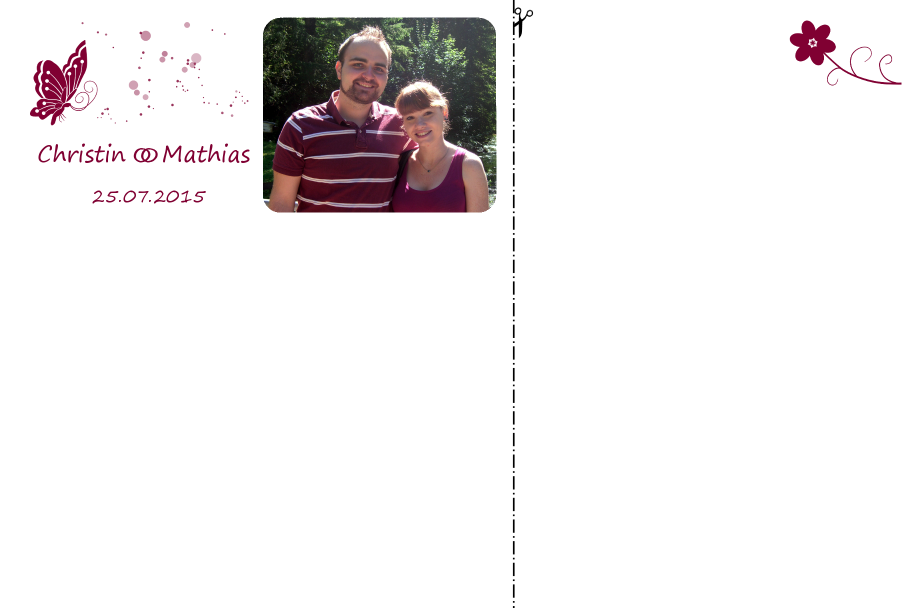
#> input picture PiImage/layout/layout1.png, 1807 x 1216 px (shown at 1/2 size); the run also reads 1 picture not shown here
$ python pillow_test.py
#> lines starting #> are read from the running program, lines starting #| are printed output that depends on the picture; pictures that were not available may be replaced by others from this repository, and a replacement may not be noted
#!/usr/bin/env python

from PIL import Image, ImageOps

# Load picture and layout
empty = Image.open('./layout/empty.png') # size 1748px * 1181px, 300dpi
layout = Image.open('./layout/layout1.png')
#> layout is the input picture: PIL image 1807x1216 RGBA; mean R, G, B, A 94.1, 91.1, 91.6, 109.2
pic_raw = Image.open('test.JPG')
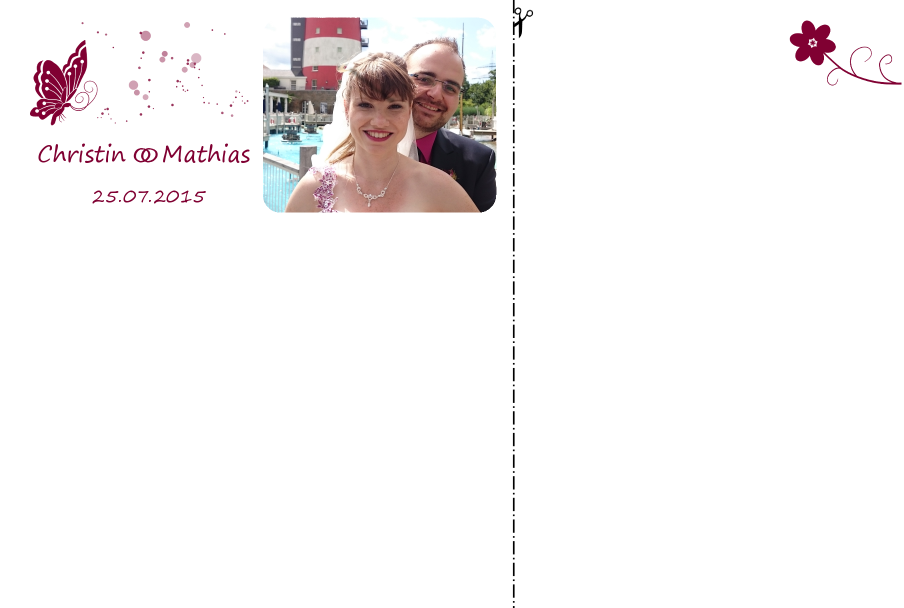
#> input picture PiImage/layout/layout2.png, 1807 x 1216 px, given in place of test.JPG, which was not available (shown at 1/2 size)
#> pic_raw is the input picture: PIL image 1807x1216 RGBA; mean R, G, B, A 100.5, 97.8, 98, 109.2
pic = pic_raw.resize((924,693),resample=0)
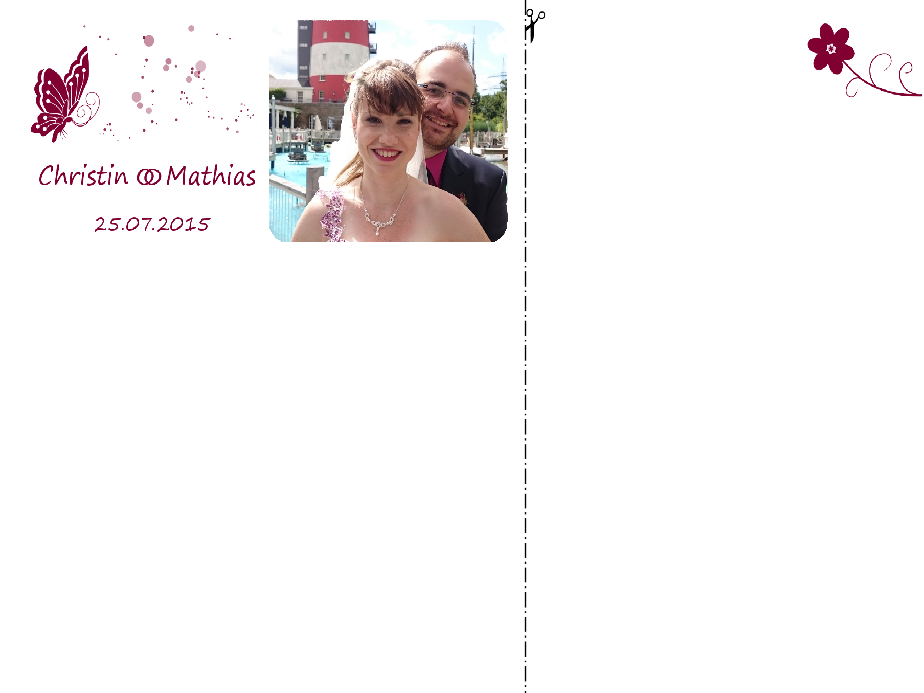
#> pic: PIL image 924x693 RGBA; mean R, G, B, A 100.7, 98, 98.2, 109.3; transparent parts drawn white

# Paste together
empty.paste(pic, (35, 460), mask=None)
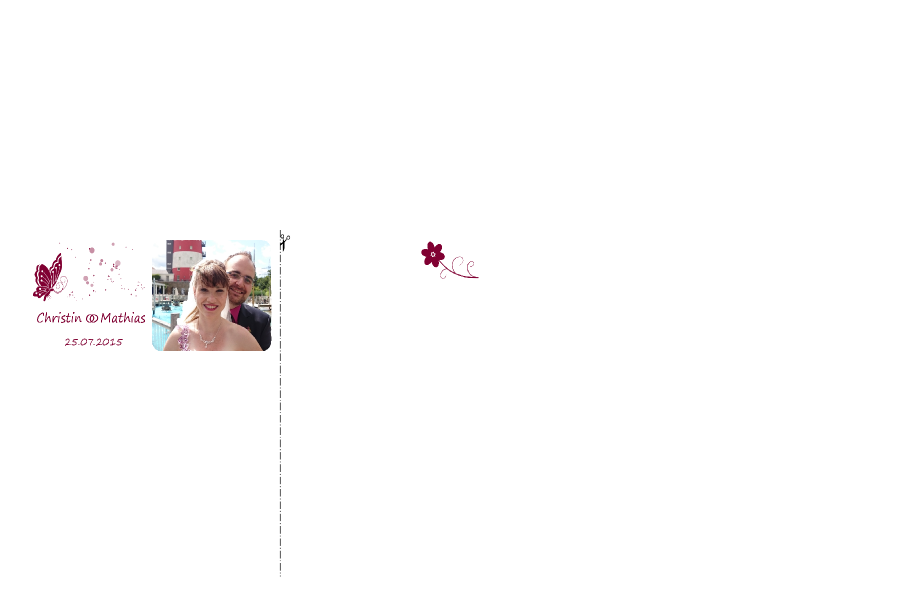
#> empty: PIL image 1807x1216 RGBA (shown at 1/2 size); mean R, G, B, A 29.4, 28.6, 28.6, 31.9; transparent parts drawn white
empty.paste(pic.rotate(90, resample=0, expand=0), (1027,129), mask=None)
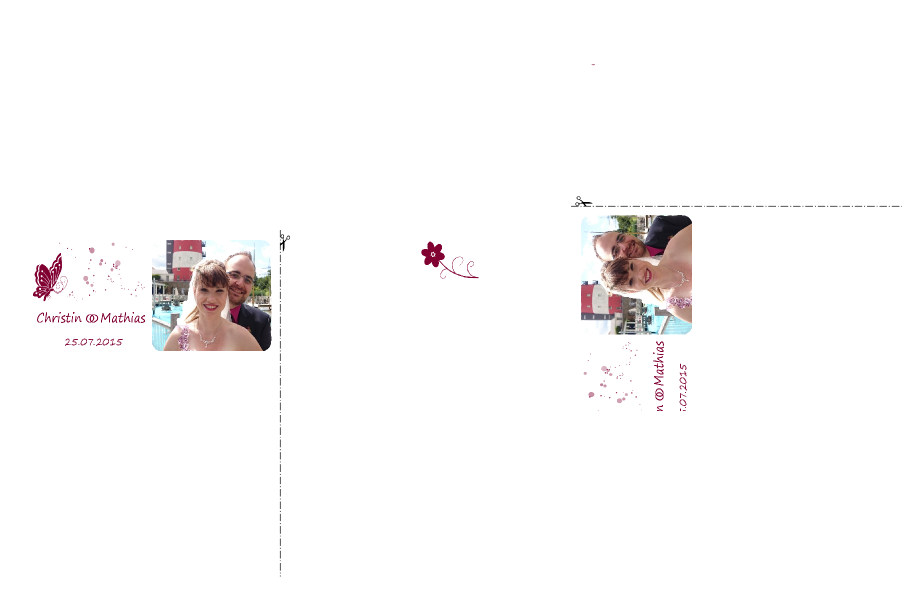
#> empty: PIL image 1807x1216 RGBA (shown at 1/2 size); mean R, G, B, A 46.8, 45.5, 45.5, 51.6; transparent parts drawn white
empty.paste(layout, (0,0), layout) # mask uses alpha channel of .png image
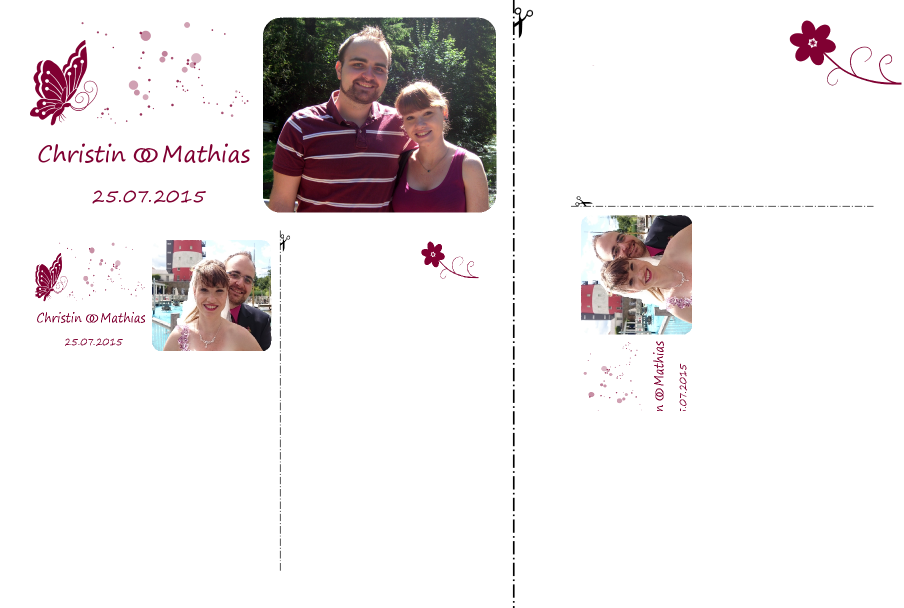
#> empty: PIL image 1807x1216 RGBA (shown at 1/2 size); mean R, G, B, A 134.4, 130, 130.6, 154.2; transparent parts drawn white
empty.save('merge_out.png') # save file
